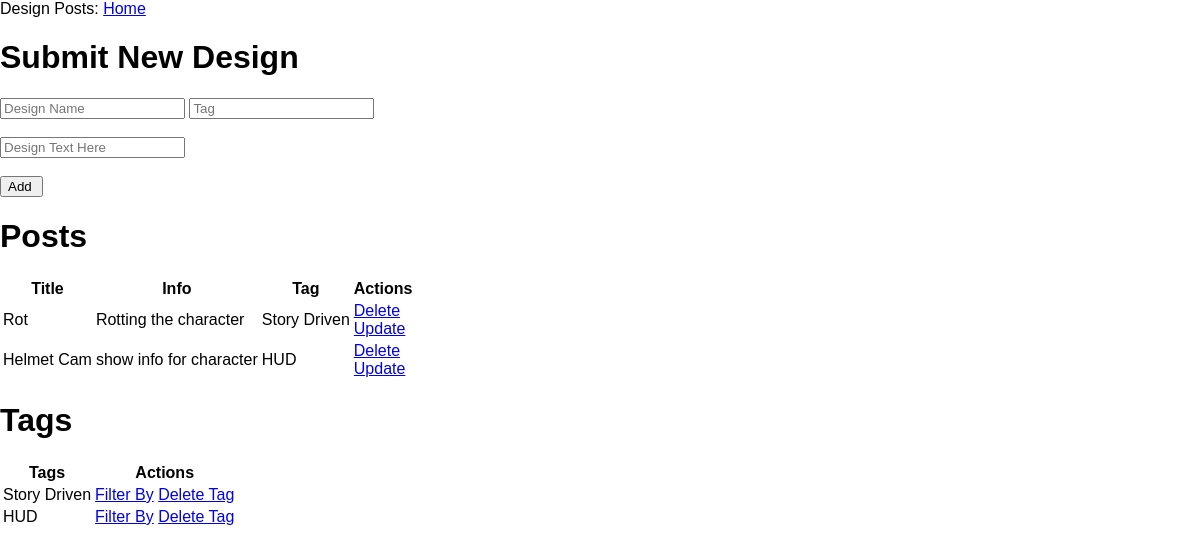
Before: / with the older database file.
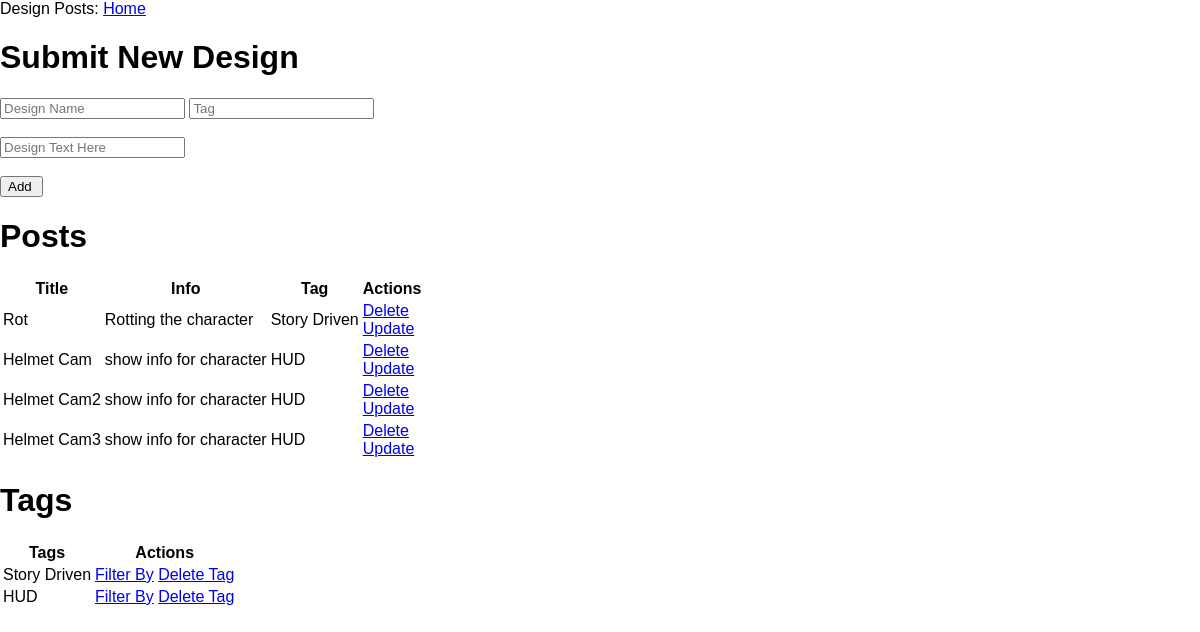
After: the same page with the newer database file.
### app.py (models this page shows, shortened)
class Design (db.Model):
    design_id = db.Column(db.Integer, primary_key=True)
    design_name = db.Column(db.String(40))
    design_content = db.Column(db.String(200))
    date_created = db.Column(db.DateTime, default= datetime.utcnow)
    subscriptions = db.relationship('Tag',
        secondary=subs,
        backref = db.backref('subscribers', lazy = 'dynamic')
        )

class Tag(db.Model):
    tag_id = db.Column(db.Integer, primary_key=True)
    tag_name = db.Column(db.String(20))

### app.py (the view)
@app.route("/", methods=['POST','GET'])
def index():
    if request.method == 'POST':
        design_content_input = request.form['design_input']
        tag_content = request.form['tag_input']
        design_info = request.form['design_info']
        new_design = Design(design_name=design_content_input,
                            design_content=design_info)
        exists = Tag.query.filter_by(tag_name=tag_content).first()
        if exists is not None:
            new_tag = exists
        else:
            new_tag = Tag(tag_name = tag_content)
        try:
            db.session.add(new_design)
            db.session.add(new_tag)
            new_design.subscriptions.append(new_tag)
            db.session.commit()
            return redirect('/')
        except:
            return "There was a problem adding new designs"
    else:
        posts = Design.query.all()
        tags = Tag.query.all()
        return render_template("index.html", posts=posts, tags=tags)

### templates/index.html
{% extends 'base.html' %}
{% block head %}
{% endblock %}
{% block body %}
<h1>Submit New Design</h1>
<form action="/" method="POST">
  <input type="text" name = "design_input" id="design_input" placeholder="Design Name">
  <input type="text" name = "tag_input" id="tag_input" placeholder="Tag">
  <br>
  <br>
  <input type="text" name="design_info" id="design_info" placeholder="Design Text Here">
  <br>
  <br>
  <input type="submit" value = "Add ">
</form>
<div class="content">
  <h1> Posts </h1>
  <table>
    <tr>
      <th>Title</th>
      <th>Info</th>
      <th>Tag</th>
      <th>Actions</th>
    </tr>
    {% for post in posts %}
      <tr>
        <td>{{ post.design_name }}</td>
        <td>{{ post.design_content }}</td>
        {% for designTag in post.subscriptions %}
          <td>{{ designTag.tag_name }}</td>
        {% endfor %}
        <td>
          <a href="/delete/{{post.design_id}}">Delete</a>
          <br>
          <a href="/update/{{post.design_id}}">Update</a>
        </td>
      </tr>
    {% endfor %}
  </table>
</div>
<div class="allTags">
  <h1> Tags </h1>
  <table>
    <tr>
      <th>Tags</th>
      <th>Actions</th>
    </tr>
    {% for tag in tags %}
      <tr>
        <td>{{ tag.tag_name }}</td>
        <td>
          <a href="/search/{{tag.tag_id}}">Filter By</a>
          <a href="/tagdelete/{{tag.tag_id}}">Delete Tag</a>
        </td>
      </tr>
    {% endfor %}
  </table>
</div>
{% endblock %}

### templates/base.html (shortened to what this page needs)
<!DOCTYPE html>
<html lang="en">
<head>
    <link rel="stylesheet" href="{{ url_for('static', filename='css/main.css') }}"
    {% block head %}{% endblock %}
</head>
<body>
    <div>
        Design Posts:
        <a href="{{ url_for('index') }}"> Home </a>
    </div>
    {% block body %}{% endblock %}
</body>
</html>

### static/css/main.css (style rules this page uses)
body { margin: 0; font-family: sans-serif; }

Changed rows visible on the page:
added Design: design_name "Helmet Cam2", design_content "show info for character", Tag (tag_name "HUD")
added Design: design_name "Helmet Cam3", design_content "show info for character", Tag (tag_name "HUD")
